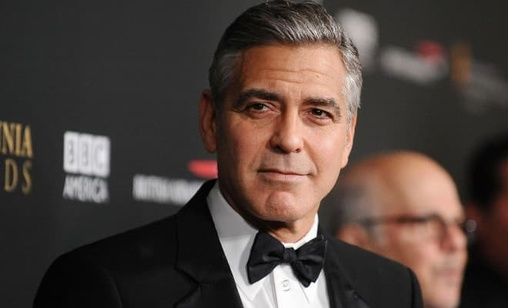
#> input picture data/clooney.jpg, 508 x 308 px, shrunk from 660 x 400 before the run, found by its file name; its folder holds 4 pictures in this run
$ python faces_count_test.py
#> lines starting #> are read from the running program, lines starting #| are printed output that depends on the picture
### src/face_detector.py
import cv2
import os


class FaceDetector:
    def __init__(self, log):
        self.log = log
        self.face_cascade = cv2.CascadeClassifier(
            '/Users/astepanenko/projects/ln/hw11/src/haarcascade_frontalface_default.xml'
        )

    def detect_all(self, filepath):
#> called with filepath = '/Users/astepanenko/projects/ln/hw11/data'
        self.log.info('Detect faces.')

        frames = {}
        file_list = os.listdir(filepath)
        for file in file_list:
            faces = self.detect(os.path.join(filepath, file))
#> in detect, img is the input picture: shape (308, 508, 3); mean B, G, R 60.7, 66.4, 79.2
#> in detect, `gray = cv2.cvtColor(img, cv2.COLOR_BGR2GRAY)`:
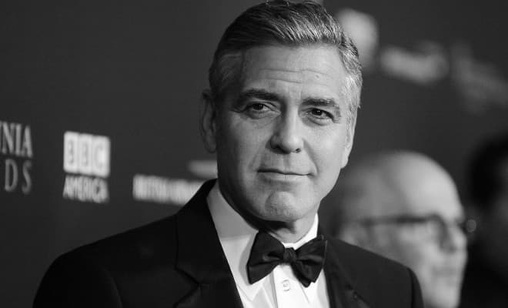
#> gray: shape (308, 508); min 0, max 255, mean 69.6
#> faces = [[213, 49, 156, 156]]
            frames[file] = faces
#> pass 2 of the loop in detect_all, `for file in file_list:`:
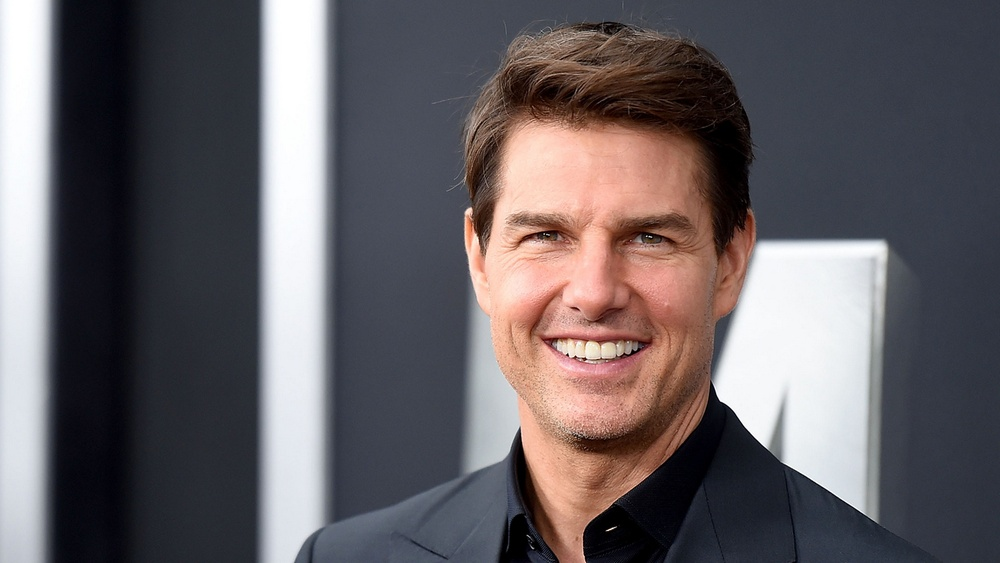
#> input picture data/cruise.jpg, 1000 x 563 px, shrunk from 1300 x 732 before the run, found by its file name
#> in detect, img is the input picture: shape (563, 1000, 3); mean B, G, R 99, 95.3, 101.4
#> in detect (call 2), `gray = cv2.cvtColor(img, cv2.COLOR_BGR2GRAY)`:
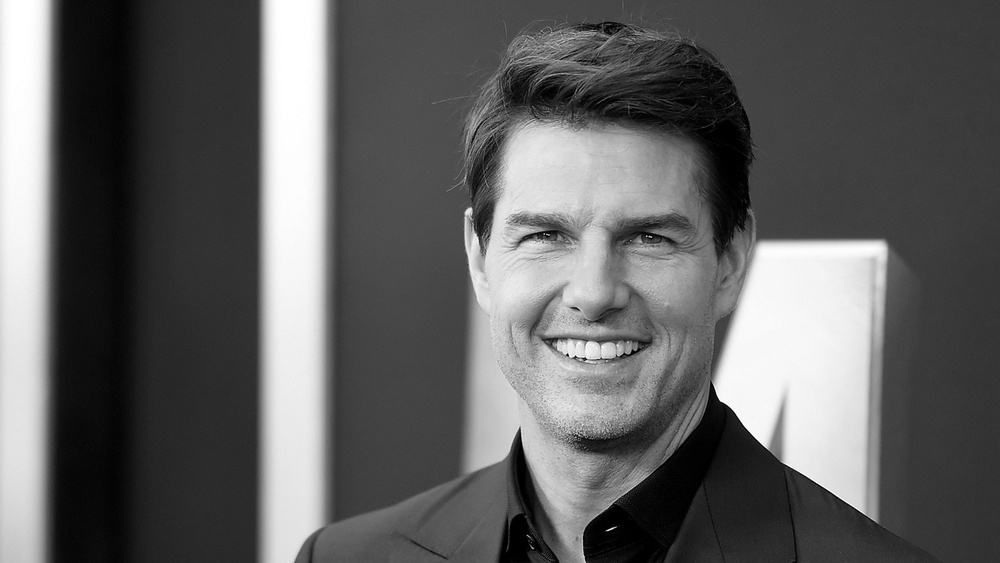
#> gray: shape (563, 1000); min 0, max 255, mean 97.6
#> in detect_all, `faces = self.detect(os.path.join(filepath, file))`: faces = [[456, 128, 279, 279], [454, 231, 271, 271]]
#> pass 3 of the loop in detect_all, `for file in file_list:`:
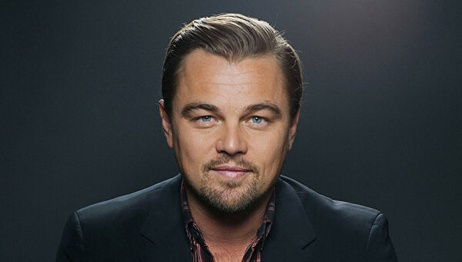
#> input picture data/dicaprio.jpg, 462 x 262 px, shrunk from 600 x 340 before the run, found by its file name
#> in detect, img is the input picture: shape (262, 462, 3); mean B, G, R 56.4, 55.5, 55
#> in detect (call 3), `gray = cv2.cvtColor(img, cv2.COLOR_BGR2GRAY)`:
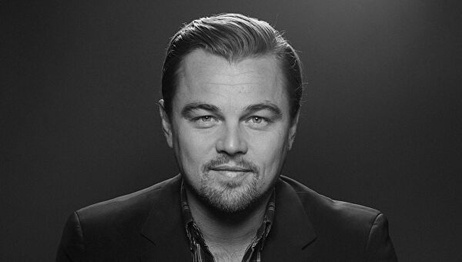
#> gray: shape (262, 462); min 0, max 254, mean 55.5
#> in detect_all, `faces = self.detect(os.path.join(filepath, file))`: faces = [[164, 65, 134, 134]]
#> the loop made 4 passes; the first 3 are shown
        return frames

    def detect(self, file, faces_count=1):
        img = cv2.imread(file)
        gray = cv2.cvtColor(img, cv2.COLOR_BGR2GRAY)
        return self.face_cascade.detectMultiScale(gray, 1.1, faces_count)

### src/logger.py
import logging


class Logger:
    def __init__(self):
        self.formatter = logging.Formatter(logging.BASIC_FORMAT)

    def setup_logger(self, name, log_file, level=logging.INFO):
        handler = logging.FileHandler(log_file)
        handler.setFormatter(self.formatter)

        logger = logging.getLogger(name)
        logger.setLevel(level)
        logger.addHandler(handler)

        return logger

### src/faces_count_test.py
import pickle
import os
from logger import Logger
from face_detector import FaceDetector

logger = Logger().setup_logger('test', '/Users/astepanenko/projects/ln/hw11/log/test.log')


def faces_count(expected_count):
    def actual_decorator(func):
        def wrapper(*args, **kwargs):
            frames = func(*args, **kwargs)
#> frames = {'clooney.jpg': [[213, 49, 156, 156]], 'cruise.jpg': [[456, 128, 279, 279], [454, 231, 271, 271]], 'dicaprio.jpg': [[164, 65, 134, 134]], 'pitt.jpg': [[166, 39, 117, 117]]}
            count = 0


            for _image, faces in frames.items():
                for _face in faces:
                    count += 1
#> this loop made 4 passes
#> after the loop, count = 5

            logger.info(f'[*] Expected count {expected_count}, real count {count}')
            return count

        return wrapper

    return actual_decorator


null_logger = Logger().setup_logger('null', os.devnull)


@faces_count(4)
def image_detection():
    return FaceDetector(null_logger).detect_all('/Users/astepanenko/projects/ln/hw11/data')


image_detection()
